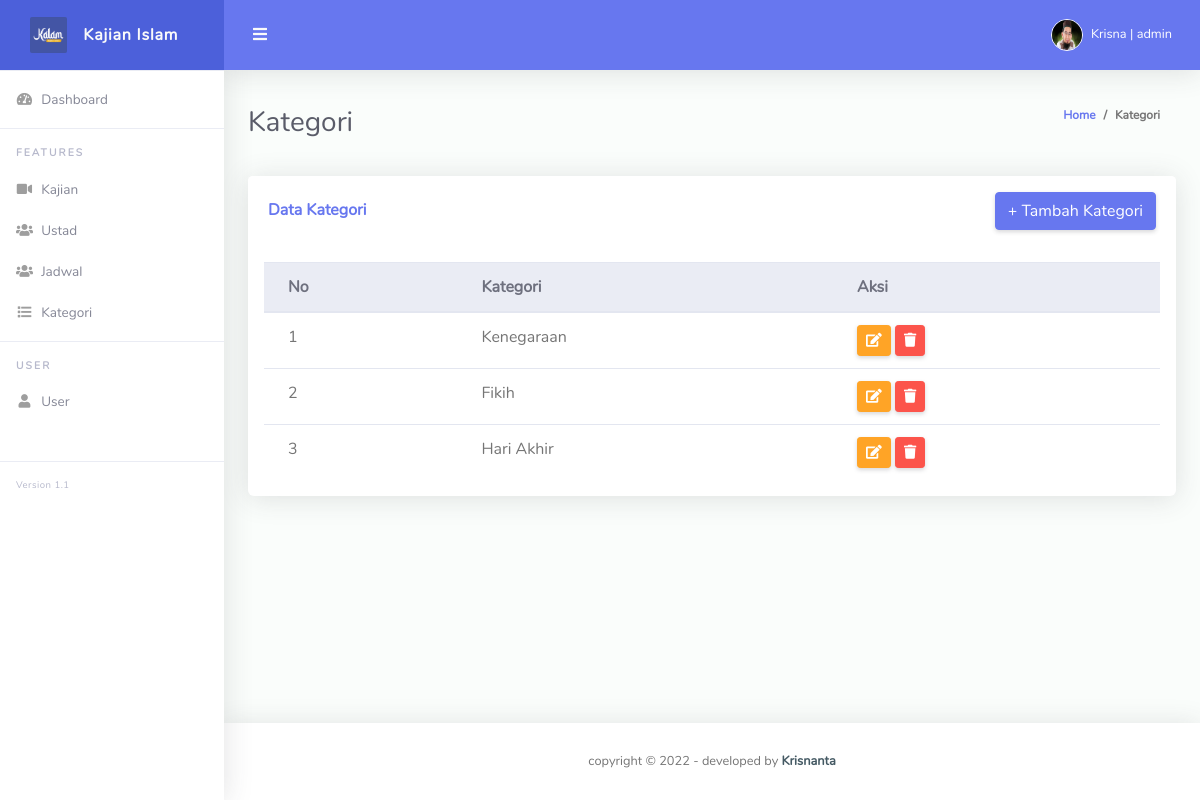
/admin/kategori (signed in), run on the app's committed database.
### tables this page shows
CREATE TABLE `tb_kategori` (
  `id_kategori` int(11) NOT NULL,
  `kategori` text NOT NULL
);

### admin/halaman/kategori.php (the view, shortened to what this page needs)
<div class="container-fluid" id="container-wrapper">
          <div class="d-sm-flex align-items-center justify-content-between mb-4">
            <h1 class="h3 mb-0 text-gray-800">Kategori</h1>
            <ol class="breadcrumb">
              <li class="breadcrumb-item"><a href="./">Home</a></li>
              <li class="breadcrumb-item active" aria-current="page">Kategori</li>
            </ol>
          </div>
          <div class="row">
            <div class="col-lg-12">
              <div class="card mb-4">
                <div class="card-header py-3 d-flex flex-row align-items-center justify-content-between">
                  <h6 class="m-0 font-weight-bold text-primary">Data Kategori</h6>
                  <button class="btn btn-primary" type="button" class="dropdown-item" href="javascript:void(0);" data-toggle="modal" data-target="#tambah">+ Tambah Kategori</a>
                </div>
                <div class="table-responsive p-3">
                  <table class="table align-items-center table-flush table-hover" id="dataTableHover">
                    <thead class="thead-light">
                      <tr>
                        <th>No</th>
                        <th>Kategori</th>
                        <th>Aksi</th>
                      </tr>
                    </thead>
                    <tbody>
                    <?php
                      $no = 1;
                      $data = mysqli_query($connect,"SELECT * from tb_kategori ");
                      while($d = mysqli_fetch_array($data)){
                        ?>
                        <tr>
                          <td><?php echo $no; $no++; ?></td>
                          <td><?php echo $d['kategori']; ?></td>
                          <td>
                            <a href="" class="btn btn-sm btn-warning" data-toggle="modal" data-target="#modal<?php echo $d['id_kategori']; ?>"><i class="fa fa-edit"></i> </a>
                            <a href="" class="btn btn-sm btn-danger" data-toggle="modal" data-target="#modalh<?php echo $d['id_kategori']; ?>"><i class="fa fa-trash"></i></a>
                          </td>
                        </tr>
                        <?php
                      }
                    ?>
                    </tbody>
                  </table>
                </div>
              </div>
            </div>
          </div>

### data on the page
tb_kategori: kategori "Kenegaraan"
tb_kategori: kategori "Fikih"
tb_kategori: kategori "Hari Akhir"

### other printed values
$nama "Krisna"
$level "admin"
